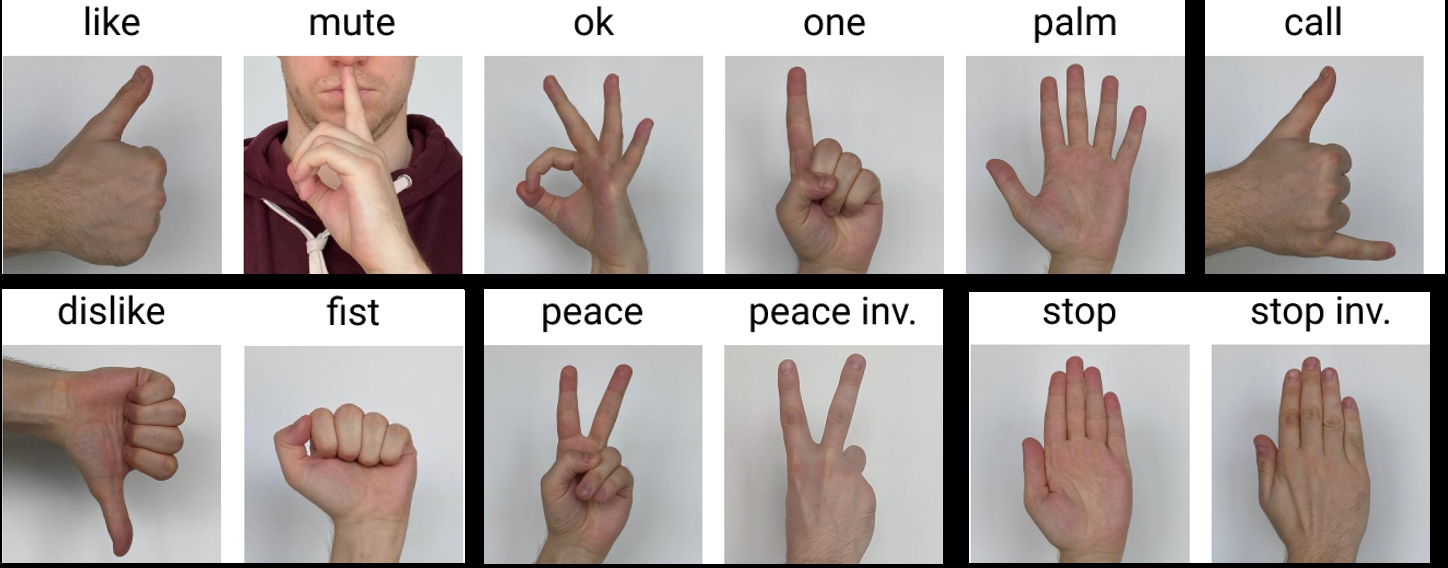
#> input picture images/dataset.png, 1448 x 568 px
$ python -i augmentations.py   (imports and definitions only)
#> lines starting #> are read from the running program, lines starting #| are printed output that depends on the picture
#> further down, picture is the input picture: shape (568, 1448, 3); mean B, G, R 165.3, 167.9, 176.4
import cv2
import numpy as np


def fliplr(image, joints, width):
    """Flip the image and joints horizontally.
    Args:
        image: input image
        joints: [num_joints, 2]
        width: image width
    """

    # Flip horizontal
    image = image[:, ::-1, :]

    if joints.shape[0]:
        joints[:, 0] = width - joints[:, 0] - 1

    return image, joints


def color_jitter(img, hgain=0.015, sgain=0.7, vgain=0.4):
    """HSV color-space augmentation.
    Args:
        img: input image
        hgain: random gains for hue
        sgain: random gains for saturation
        vgain: random gains for value
    """
#> called with hgain = 0.015, sgain = 0.7, vgain = 0.4
    if hgain or sgain or vgain:
        # random gains
        r = np.random.uniform(-1, 1, 3) * [hgain, sgain, vgain] + 1
        hue, sat, val = cv2.split(cv2.cvtColor(img, cv2.COLOR_BGR2HSV))
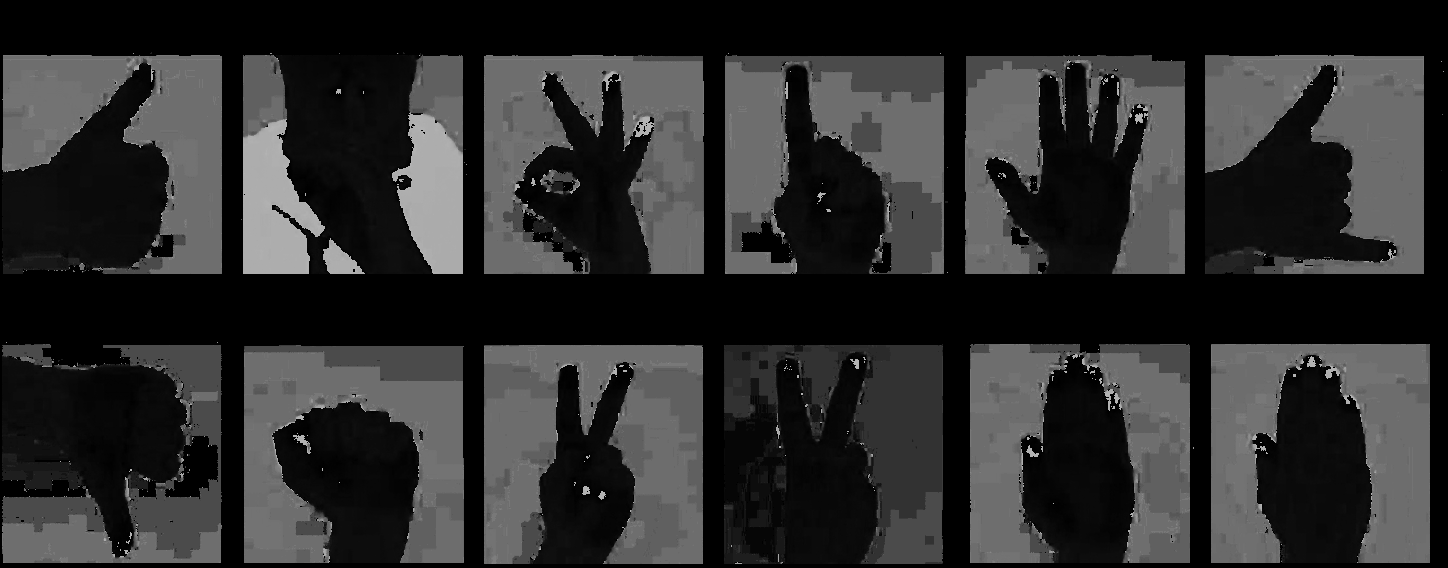
#> hue: shape (568, 1448); min 0, max 179, mean 45.7
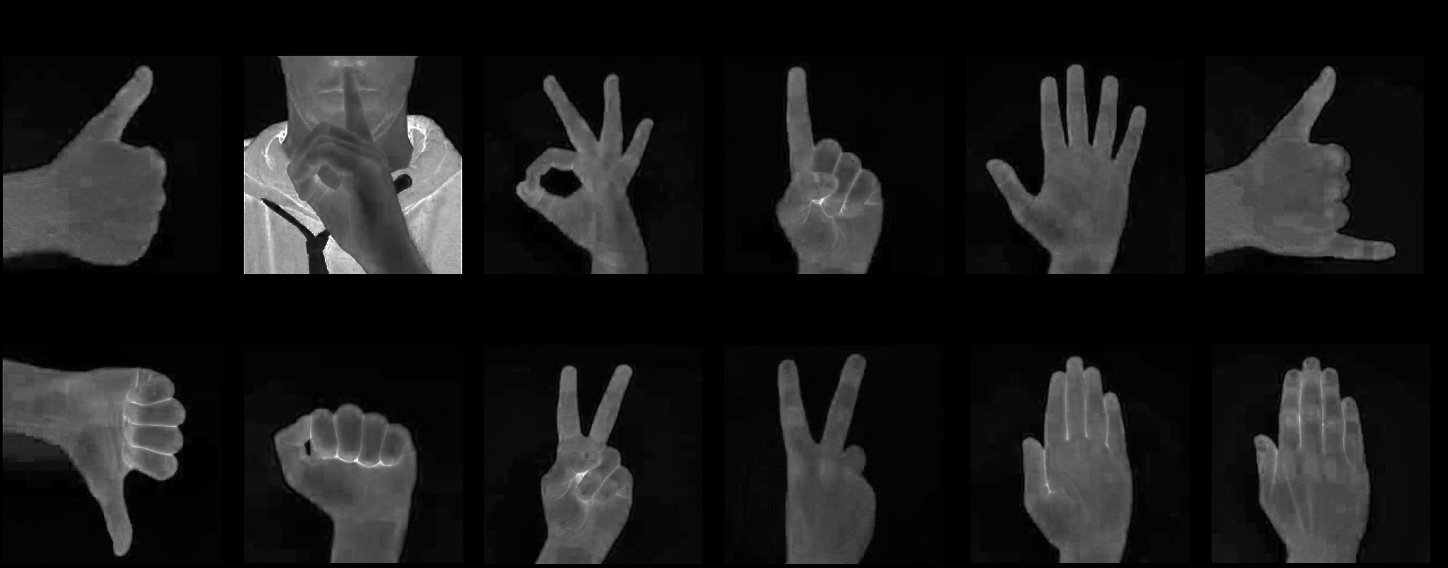
#> sat: shape (568, 1448); min 0, max 255, mean 26.7
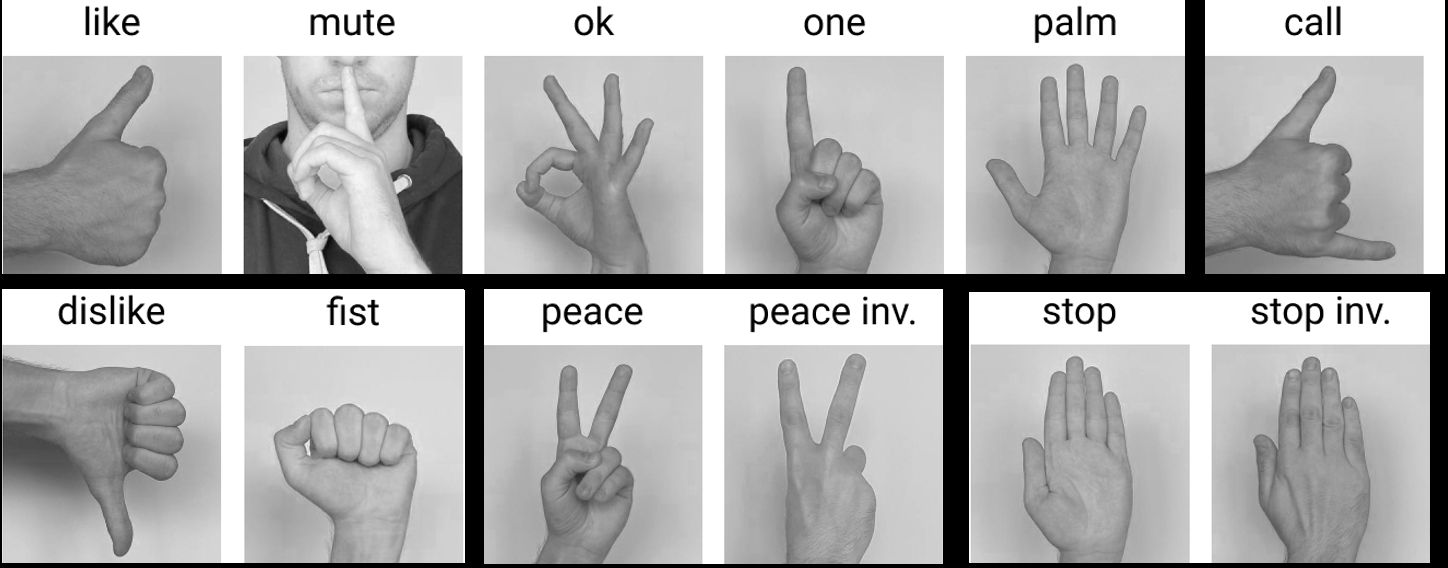
#> val: shape (568, 1448); min 0, max 255, mean 178.2

        x = np.arange(0, 256, dtype=r.dtype)
        lut_hue = ((x * r[0]) % 180).astype(np.uint8)
        lut_sat = np.clip(x * r[1], 0, 255).astype(np.uint8)
        lut_val = np.clip(x * r[2], 0, 255).astype(np.uint8)

        im_hsv = cv2.merge((cv2.LUT(hue, lut_hue),
                            cv2.LUT(sat, lut_sat),
                            cv2.LUT(val, lut_val)))
#> im_hsv: shape (568, 1448, 3); mean H, S, V 45.7, 34.4, 187.9
        img = cv2.cvtColor(im_hsv, cv2.COLOR_HSV2BGR)

    return img

>>> import cv2
>>> picture = cv2.imread('../images/dataset.png')
>>> result = color_jitter(picture)
